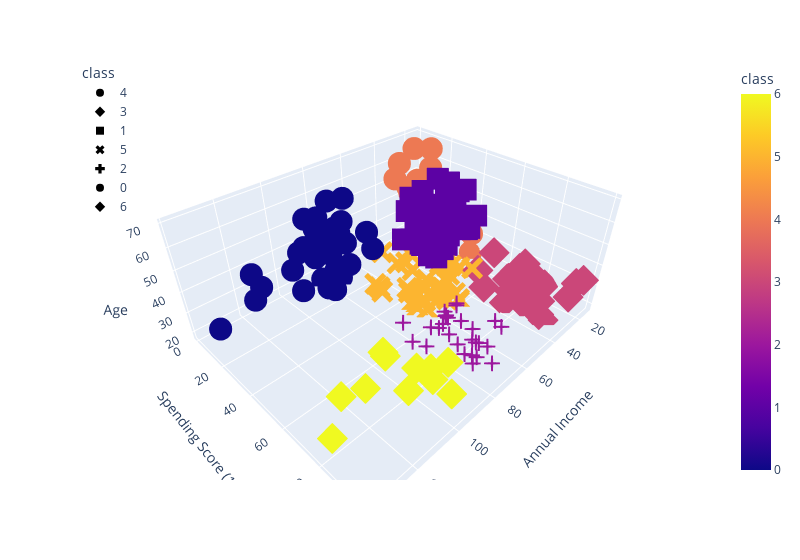

This figure's notebook cell:
### Code cell
test_cluster_amount(df_shopping, 7)
fig = px.scatter_3d(
	df_shopping,
x="Annual Income",
	y="Spending Score (1-100)",
	z="Age",
color="class",
	symbol="class",
	width=800,
)
fig.update_layout(legend=dict(x=0, y=1))
fig.show()

### Figure 1 — Plotly figure (JSON) as saved in the notebook; plotly's stock layout.template omitted (floating-point values rounded to 4 significant figures)
{"data": [{"hovertemplate": "class=%{marker.color}<br>Annual Income=%{x}<br>Spending Score (1-100)=%{y}<br>Age=%{z}<extra></extra>", "legendgroup": "4", "marker": {"color": [4, 4, 4, 4, 4, 4, 4, 4, 4, 4, 4, 4, 4, 4, 4, 4, 4, 4, 4, 4, 4, 4], "coloraxis": "coloraxis", "symbol": "circle"}, "mode": "markers", "name": "4", "scene": "scene", "showlegend": true, "type": "scatter3d", "x": [15, 16, 17, 18, 19, 19, 20, 20, 21, 23, 24, 25, 28, 28, 29, 30, 33, 33, 34, 37, 39, 39], "y": [39, 6, 40, 6, 3, 14, 15, 13, 35, 29, 35, 5, 14, 32, 31, 4, 4, 14, 17, 26, 36, 28], "z": [19, 20, 31, 35, 64, 67, 58, 37, 35, 52, 35, 46, 54, 45, 40, 60, 53, 49, 42, 36, 48, 49]}, {"hovertemplate": "class=%{marker.color}<br>Annual Income=%{x}<br>Spending Score (1-100)=%{y}<br>Age=%{z}<extra></extra>", "legendgroup": "3", "marker": {"color": [3, 3, 3, 3, 3, 3, 3, 3, 3, 3, 3, 3, 3, 3, 3, 3, 3, 3, 3, 3, 3, 3, 3], "coloraxis": "coloraxis", "symbol": "diamond"}, "mode": "markers", "name": "3", "scene": "scene", "showlegend": true, "type": "scatter3d", "x": [15, 16, 17, 18, 19, 19, 20, 20, 21, 23, 24, 25, 28, 28, 29, 30, 33, 33, 34, 37, 38, 39, 39], "y": [81, 77, 76, 94, 72, 99, 77, 79, 66, 98, 73, 73, 82, 61, 87, 73, 92, 81, 73, 75, 92, 61, 65], "z": [21, 23, 22, 23, 30, 35, 24, 22, 20, 35, 25, 31, 29, 35, 23, 21, 18, 21, 30, 20, 24, 31, 24]}, {"hovertemplate": "class=%{marker.color}<br>Annual Income=%{x}<br>Spending Score (1-100)=%{y}<br>Age=%{z}<extra></extra>", "legendgroup": "1", "marker": {"color": [1, 1, 1, 1, 1, 1, 1, 1, 1, 1, 1, 1, 1, 1, 1, 1, 1, 1, 1, 1, 1, 1, 1, 1, 1, 1, 1, 1, 1, 1, 1, 1, 1, 1, 1, 1, 1, 1, 1, 1, 1, 1, 1, 1], "coloraxis": "coloraxis", "symbol": "square"}, "mode": "markers", "name": "1", "scene": "scene", "showlegend": true, "type": "scatter3d", "x": [38, 40, 42, 43, 43, 43, 44, 44, 46, 46, 47, 47, 48, 48, 48, 49, 49, 50, 50, 54, 54, 54, 54, 54, 54, 54, 57, 58, 59, 60, 60, 61, 62, 62, 62, 63, 63, 63, 63, 63, 65, 65, 67, 67], "y": [35, 55, 52, 60, 45, 41, 50, 46, 46, 56, 52, 59, 51, 50, 48, 55, 42, 49, 56, 47, 53, 42, 51, 41, 44, 46, 58, 46, 55, 49, 47, 42, 48, 59, 56, 50, 46, 43, 48, 52, 43, 59, 43, 57], "z": [65, 50, 49, 59, 50, 47, 51, 69, 53, 70, 67, 54, 63, 43, 68, 70, 47, 60, 60, 59, 45, 49, 57, 67, 46, 48, 55, 50, 68, 48, 47, 48, 49, 67, 49, 66, 54, 68, 66, 65, 63, 49, 51, 50]}, {"hovertemplate": "class=%{marker.color}<br>Annual Income=%{x}<br>Spending Score (1-100)=%{y}<br>Age=%{z}<extra></extra>", "legendgroup": "5", "marker": {"color": [5, 5, 5, 5, 5, 5, 5, 5, 5, 5, 5, 5, 5, 5, 5, 5, 5, 5, 5, 5, 5, 5, 5, 5, 5, 5, 5, 5, 5, 5, 5, 5, 5, 5, 5, 5, 5, 5], "coloraxis": "coloraxis", "symbol": "x"}, "mode": "markers", "name": "5", "scene": "scene", "showlegend": true, "type": "scatter3d", "x": [40, 40, 40, 42, 43, 46, 46, 48, 48, 48, 54, 54, 54, 54, 54, 57, 58, 59, 60, 60, 60, 60, 61, 62, 62, 62, 63, 64, 64, 65, 65, 67, 67, 69, 70, 71, 72, 76], "y": [47, 42, 42, 60, 54, 51, 55, 59, 59, 47, 54, 48, 52, 55, 57, 55, 60, 41, 40, 42, 52, 50, 49, 41, 55, 42, 54, 42, 46, 48, 50, 56, 40, 58, 29, 35, 34, 40], "z": [27, 29, 31, 33, 31, 27, 19, 18, 19, 32, 26, 40, 23, 38, 21, 22, 34, 18, 40, 32, 24, 27, 20, 23, 26, 21, 19, 38, 19, 18, 19, 27, 38, 40, 23, 43, 25, 28]}, {"hovertemplate": "class=%{marker.color}<br>Annual Income=%{x}<br>Spending Score (1-100)=%{y}<br>Age=%{z}<extra></extra>", "legendgroup": "2", "marker": {"color": [2, 2, 2, 2, 2, 2, 2, 2, 2, 2, 2, 2, 2, 2, 2, 2, 2, 2, 2, 2, 2, 2, 2, 2, 2, 2, 2, 2], "coloraxis": "coloraxis", "symbol": "cross"}, "mode": "markers", "name": "2", "scene": "scene", "showlegend": true, "type": "scatter3d", "x": [69, 70, 71, 71, 71, 72, 73, 73, 74, 75, 76, 77, 77, 78, 78, 78, 78, 78, 78, 79, 81, 85, 86, 87, 87, 87, 88, 88], "y": [91, 77, 95, 75, 75, 71, 88, 73, 72, 93, 87, 97, 74, 90, 88, 76, 89, 78, 73, 83, 93, 75, 95, 63, 75, 92, 86, 69], "z": [39, 31, 40, 38, 39, 31, 29, 32, 35, 32, 32, 28, 32, 34, 39, 38, 27, 30, 30, 29, 31, 36, 33, 32, 28, 36, 30, 27]}, {"hovertemplate": "class=%{marker.color}<br>Annual Income=%{x}<br>Spending Score (1-100)=%{y}<br>Age=%{z}<extra></extra>", "legendgroup": "0", "marker": {"color": [0, 0, 0, 0, 0, 0, 0, 0, 0, 0, 0, 0, 0, 0, 0, 0, 0, 0, 0, 0, 0, 0, 0, 0, 0, 0, 0, 0, 0, 0, 0, 0, 0, 0], "coloraxis": "coloraxis", "symbol": "circle"}, "mode": "markers", "name": "0", "scene": "scene", "showlegend": true, "type": "scatter3d", "x": [71, 71, 73, 73, 74, 75, 77, 77, 78, 78, 78, 78, 78, 78, 79, 81, 85, 86, 87, 87, 87, 88, 88, 93, 97, 98, 99, 101, 103, 103, 113, 120, 126, 137], "y": [11, 9, 5, 7, 10, 5, 12, 36, 22, 17, 20, 16, 1, 1, 35, 5, 26, 20, 27, 13, 10, 13, 15, 14, 32, 15, 39, 24, 17, 23, 8, 16, 28, 18], "z": [59, 47, 20, 44, 19, 57, 25, 48, 34, 43, 44, 47, 37, 34, 56, 19, 50, 42, 36, 40, 36, 52, 58, 59, 37, 46, 41, 54, 41, 34, 33, 47, 45, 32]}, {"hovertemplate": "class=%{marker.color}<br>Annual Income=%{x}<br>Spending Score (1-100)=%{y}<br>Age=%{z}<extra></extra>", "legendgroup": "6", "marker": {"color": [6, 6, 6, 6, 6, 6, 6, 6, 6, 6, 6], "coloraxis": "coloraxis", "symbol": "diamond"}, "mode": "markers", "name": "6", "scene": "scene", "showlegend": true, "type": "scatter3d", "x": [93, 97, 98, 99, 101, 103, 103, 113, 120, 126, 137], "y": [90, 86, 88, 97, 68, 85, 69, 91, 79, 74, 83], "z": [35, 32, 29, 30, 28, 36, 32, 38, 35, 32, 30]}], "layout": {"coloraxis": {"colorbar": {"title": {"text": "class"}}, "colorscale": [[0, "#0d0887"], [0.1111, "#46039f"], [0.2222, "#7201a8"], [0.3333, "#9c179e"], [0.4444, "#bd3786"], [0.5556, "#d8576b"], [0.6667, "#ed7953"], [0.7778, "#fb9f3a"], [0.8889, "#fdca26"], [1, "#f0f921"]]}, "legend": {"title": {"text": "class"}, "tracegroupgap": 0, "x": 0, "y": 1}, "margin": {"t": 60}, "scene": {"domain": {"x": [0, 1], "y": [0, 1]}, "xaxis": {"title": {"text": "Annual Income"}}, "yaxis": {"title": {"text": "Spending Score (1-100)"}}, "zaxis": {"title": {"text": "Age"}}}, "width": 800}}
